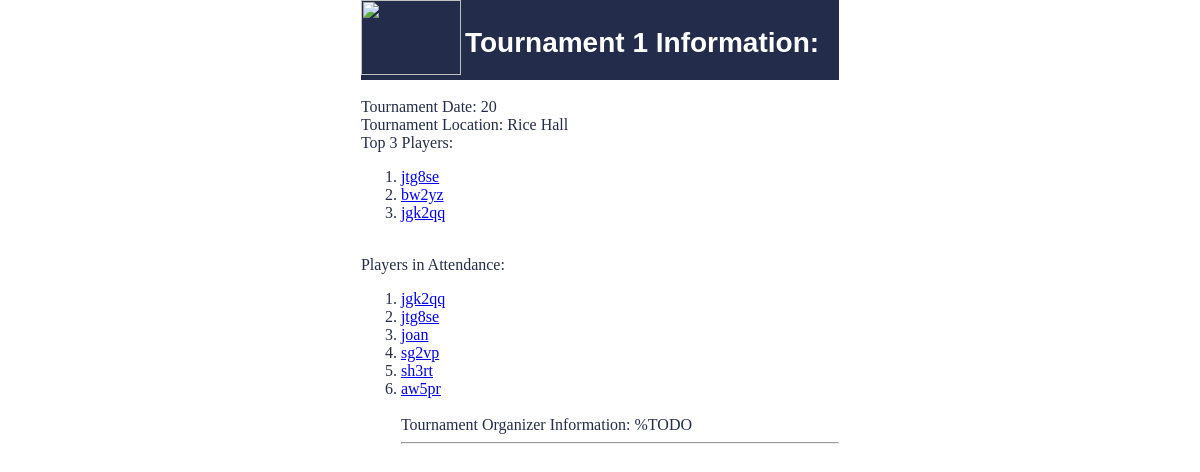
The page /tournament/1 on the database its author committed.
### tables this page shows
CREATE TABLE tournament (
	TourneyNum int NOT NULL,
	Participants int,
	TourneyDate DATE,
	Location tinytext,
	FirstPlace tinytext,
	SecondPlace tinytext,
	ThirdPlace tinytext,
	OfficerID int,
	PRIMARY KEY (TourneyNum)
	FOREIGN KEY (OfficerID) REFERENCES club_officer(OfficerID)
	);

CREATE TABLE player_attendance (
	PlayerAttendanceID int NOT NULL,
	ComputingID tinytext,
	TourneyNum int,
	PRIMARY KEY (PlayerAttendanceID),
	FOREIGN KEY (ComputingID) REFERENCES player(ComputingID),
	FOREIGN KEY (TourneyNum) REFERENCES tournament(TourneyNum)
);

### run.py (the view)
@app.route("/tournament/<int:TourneyNum>")
def class_(TourneyNum):
    connection_obj = sqlite3.connect('project.db')
    cursor_obj = connection_obj.cursor()
    cursor_obj.execute(f"SELECT * FROM tournament WHERE TourneyNum = {TourneyNum} LIMIT 1")
    tournament_info = cursor_obj.fetchone()
    cursor_obj.execute(f"SELECT ComputingID FROM player_attendance WHERE TourneyNum = {TourneyNum}")
    attendance = cursor_obj.fetchall()
    if tournament_info is None:
        return "Tournament not found"
    connection_obj.close()
    return render_template("tournament.html", tournament_info=tournament_info, attendance=attendance)#, users=users)

### templates/tournament.html
<!DOCTYPE html>
<html>
<nav class="navigation-bar">
    <img src="{{url_for('static', filename='smashLogo.png')}}"  style="width:100px;height:75px;"/>
    <h2>Tournament <b>{{tournament_info[0]}}</b> Information:</h2>
</nav>
<head>
    <link rel="stylesheet" href='/css/main.css' />
</head>
<body>
    <br/>
    Tournament Date: {{tournament_info[1]}}
    <br/>
    Tournament Location: {{tournament_info[3]}}
    <br/>
    Top 3 Players:
    <ol>
        <li><a href="/player/{{tournament_info[4]}}">{{tournament_info[4]}} </a> </li>
        <li><a href="/player/{{tournament_info[5]}}">{{tournament_info[5]}} </a> </li>
        <li><a href="/player/{{tournament_info[6]}}">{{tournament_info[6]}} </a> </li>
    </ol>
    <br/>
    Players in Attendance:
    <ol>
        {% for i in attendance %}
            <li><a href="http://127.0.0.1:5000/player/{{i[0]}}">{{i[0]}}</a></li>
        {% endfor %}
    <br/>
    Tournament Organizer Information: %TODO
        <hr/>
</body>
</html>

### css/main.css (style rules this page uses)
body { background: White; margin-top: 50px; margin-left: 100px; }
h2 { font-family: Verdana, Geneva, sans-serif; font-size: 1.75em; color: White; }
body { color: #232D4B; }
.navigation-bar { width: 100%; height: 80px; background-color: #232D4B; }
.navigation-bar > h2 { display: inline-block; vertical-align: top; margin-right: 20px; height: 80px; line-height: 40px; }
html { display: table; margin: auto; }
body { display: table-cell; vertical-align: middle; }

### rows shown on the page
tournament: TourneyNum "1", Participants "20", Location "Rice Hall", FirstPlace "jtg8se", SecondPlace "bw2yz", ThirdPlace "jgk2qq"
player_attendance: ComputingID "jgk2qq"
player_attendance: ComputingID "jtg8se"
player_attendance: ComputingID "joan"
player_attendance: ComputingID "sg2vp"
player_attendance: ComputingID "sh3rt"
player_attendance: ComputingID "aw5pr"
